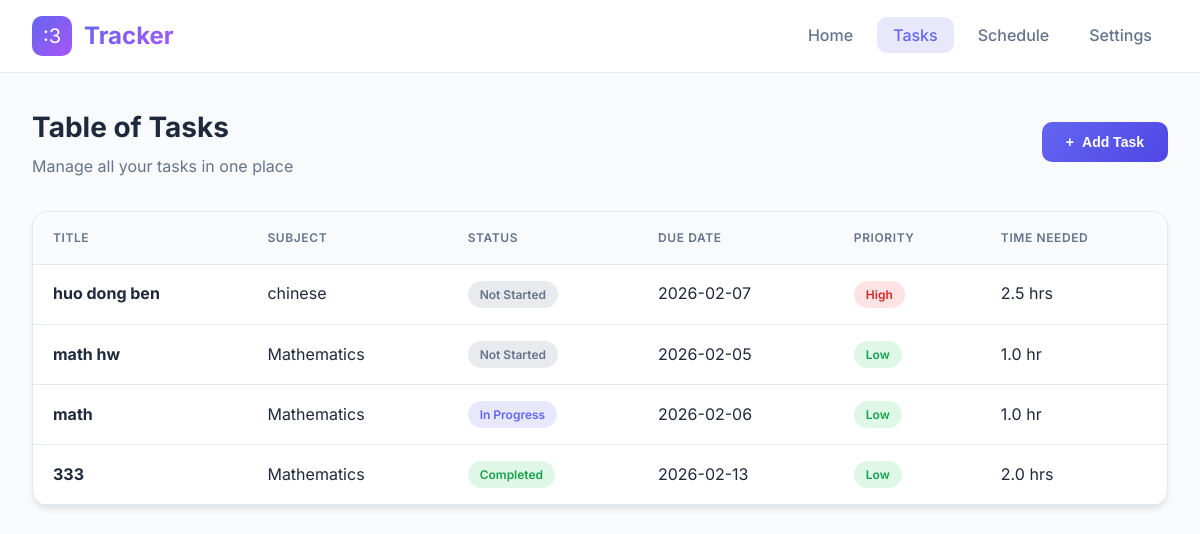
The page /tasks on the database its author committed.
### tables this page shows
CREATE TABLE tasks (
            id INTEGER PRIMARY KEY AUTOINCREMENT,
            title TEXT NOT NULL,
            subject TEXT,
            status TEXT DEFAULT 'Not Started',
            due_date DATE,
            priority TEXT DEFAULT 'Medium',
            time_needed REAL DEFAULT 1,
            created_at TIMESTAMP DEFAULT CURRENT_TIMESTAMP
        );

### app.py (the view)
@app.route('/tasks')
def tasks():
    db = get_db()
    all_tasks = db.execute('''
        SELECT * FROM tasks
        ORDER BY
            CASE status WHEN 'Not Started' THEN 1 WHEN 'In Progress' THEN 2 ELSE 3 END,
            CASE priority WHEN 'High' THEN 1 WHEN 'Medium' THEN 2 ELSE 3 END,
            due_date
    ''').fetchall()
    return render_template('tasks.html', tasks=all_tasks, active_page='tasks')

### database.py (called while the page is built)
def get_db():
    if 'db' not in g:
        g.db = sqlite3.connect(DATABASE)
        g.db.row_factory = sqlite3.Row
    return g.db

### comptuting_coursework/templates/tasks.html (shortened to what this page needs)
{% extends 'base.html' %}
{% block content %}
<div class="page-header">
    <div>
        <h1 class="page-title">Table of Tasks</h1>
        <p class="page-subtitle">Manage all your tasks in one place</p>
    </div>
    <button class="btn btn-primary" onclick="openAddTaskModal()">
        <span>+</span> Add Task
    </button>
</div>
<div class="card">
    <div class="table-container">
        <table class="data-table" id="tasks-table">
            <thead>
                <tr>
                    <th>Title</th>
                    <th>Subject</th>
                    <th>Status</th>
                    <th>Due Date</th>
                    <th>Priority</th>
                    <th>Time Needed</th>
                </tr>
            </thead>
            <tbody>
                {% if tasks %}
                {% for task in tasks %}
                <tr class="task-row" data-task-id="{{ task.id }}" onclick="toggleTaskActions(this)">
                    <td><strong>{{ task.title }}</strong></td>
                    <td>{{ task.subject or '-' }}</td>
                    <td>
                        <span class="badge badge-{{ task.status|lower|replace(' ', '-') }}">
                            {{ task.status }}
                        </span>
                    </td>
                    <td>{{ task.due_date or '-' }}</td>
                    <td>
                        <span class="badge badge-{{ task.priority|lower }}">
                            {{ task.priority }}
                        </span>
                    </td>
                    <td>{{ task.time_needed }} hr{% if task.time_needed != 1 %}s{% endif %}</td>
                </tr>
                {% endfor %}
                {% endif %}
            </tbody>
        </table>
    </div>
</div>
{% endblock %}

### comptuting_coursework/templates/base.html (shortened to what this page needs)
<!DOCTYPE html>
<html lang="en">
<head>
    <link rel="stylesheet" href="{{ url_for('static', filename='style.css') }}">
</head>
<body>
    <div class="app-container">
        <nav class="navbar">
            <div class="nav-brand">
                <div class="brand-icon">:3</div>
                <span class="brand-name">Tracker</span>
            </div>
            <ul class="nav-links">
                <li><a href="{{ url_for('index') }}" class="{% if active_page == 'home' %}active{% endif %}">Home</a></li>
                <li><a href="{{ url_for('tasks') }}" class="{% if active_page == 'tasks' %}active{% endif %}">Tasks</a></li>
                <li><a href="{{ url_for('schedule') }}" class="{% if active_page == 'schedule' %}active{% endif %}">Schedule</a></li>
                <li><a href="{{ url_for('settings') }}" class="{% if active_page == 'settings' %}active{% endif %}">Settings</a></li>
            </ul>
        </nav>
        <main class="main-content">
            {% block content %}{% endblock %}
        </main>
    </div>
</body>
</html>

### comptuting_coursework/static/style.css (style rules this page uses)
:root { --primary: #6366f1; --primary-light: #818cf8; --primary-dark: #4f46e5; --secondary: #a855f7; --accent: #7c3aed; --bg-main: #f8fafc; --bg-card: #ffffff; --bg-nav: #ffffff; --text-primary: #1e293b; --text-secondary: #64748b; --text-muted: #94a3b8; --border: #e2e8f0; --border-focus: #6366f1; --success: #22c55e; --warning: #f59e0b; --danger: #ef4444; --shadow-sm: 0 1px 2px rgba(0, 0, 0, 0.05); --shadow-md: 0 4px 6px -1px rgba(0, 0, 0, 0.1); --shadow-lg: 0 10px 15px -3px rgba(0, 0, 0, 0.1); --radius-sm: 6px; --radius-md: 10px; --radius-lg: 16px; --radius-xl: 24px; --transition: all 0.2s ease; }
* { margin: 0; padding: 0; box-sizing: border-box; }
body { font-family: 'Inter', -apple-system, BlinkMacSystemFont, sans-serif; background: var(--bg-main); color: var(--text-primary); line-height: 1.6; min-height: 100vh; }
.app-container { min-height: 100vh; display: flex; flex-direction: column; }
.navbar { background: var(--bg-nav); padding: 1rem 2rem; display: flex; align-items: center; justify-content: space-between; border-bottom: 1px solid var(--border); position: sticky; top: 0; z-index: 100; }
.nav-brand { display: flex; align-items: center; gap: 0.75rem; }
.brand-icon { width: 40px; height: 40px; background: linear-gradient(135deg, var(--primary), var(--secondary)); border-radius: var(--radius-md); display: flex; align-items: center; justify-content: center; color: white; font-size: 1.25rem; }
.brand-name { font-size: 1.5rem; font-weight: 700; background: linear-gradient(135deg, var(--primary), var(--secondary)); -webkit-background-clip: text; -webkit-text-fill-color: transparent; background-clip: text; }
.nav-links { display: flex; list-style: none; gap: 0.5rem; }
.nav-links a { text-decoration: none; color: var(--text-secondary); padding: 0.5rem 1rem; border-radius: var(--radius-md); font-weight: 500; transition: var(--transition); }
.nav-links a.active { color: var(--primary); background: rgba(99, 102, 241, 0.15); }
.main-content { flex: 1; padding: 2rem; max-width: 1400px; margin: 0 auto; width: 100%; }
.page-header { display: flex; justify-content: space-between; align-items: center; margin-bottom: 2rem; }
.page-title { font-size: 1.75rem; font-weight: 700; color: var(--text-primary); }
.page-subtitle { color: var(--text-secondary); margin-top: 0.25rem; }
.card { background: var(--bg-card); border-radius: var(--radius-lg); box-shadow: var(--shadow-md); border: 1px solid var(--border); overflow: hidden; }
.btn { display: inline-flex; align-items: center; justify-content: center; gap: 0.5rem; padding: 0.75rem 1.5rem; border-radius: var(--radius-md); font-weight: 600; font-size: 0.875rem; cursor: pointer; border: none; transition: var(--transition); text-decoration: none; }
.btn-primary { background: linear-gradient(135deg, var(--primary), var(--primary-dark)); color: white; }
.table-container { overflow-x: auto; }
.data-table { width: 100%; border-collapse: collapse; }
.data-table th, .data-table td { padding: 1rem 1.25rem; text-align: left; border-bottom: 1px solid var(--border); }
.data-table th { background: var(--bg-main); font-weight: 600; color: var(--text-secondary); font-size: 0.75rem; text-transform: uppercase; letter-spacing: 0.05em; }
.data-table tbody tr { transition: var(--transition); }
.badge { display: inline-flex; align-items: center; padding: 0.25rem 0.75rem; border-radius: 9999px; font-size: 0.75rem; font-weight: 600; }
.badge-high { background: rgba(239, 68, 68, 0.15); color: #dc2626; }
.badge-low { background: rgba(34, 197, 94, 0.15); color: #16a34a; }
.badge-not-started { background: rgba(100, 116, 139, 0.15); color: var(--text-secondary); }
.badge-in-progress { background: rgba(99, 102, 241, 0.15); color: var(--primary); }
.badge-completed { background: rgba(34, 197, 94, 0.15); color: #16a34a; }
.task-row { cursor: pointer; }

### rows shown on the page
tasks: title "huo dong ben", subject "chinese", status "Not Started", due_date "2026-02-07", priority "High", time_needed "2.5"
tasks: title "math hw", subject "Mathematics", status "Not Started", due_date "2026-02-05", priority "Low", time_needed "1.0"
tasks: title "math", subject "Mathematics", status "In Progress", due_date "2026-02-06", priority "Low", time_needed "1.0"
tasks: title "333", subject "Mathematics", status "Completed", due_date "2026-02-13", priority "Low", time_needed "2.0"
